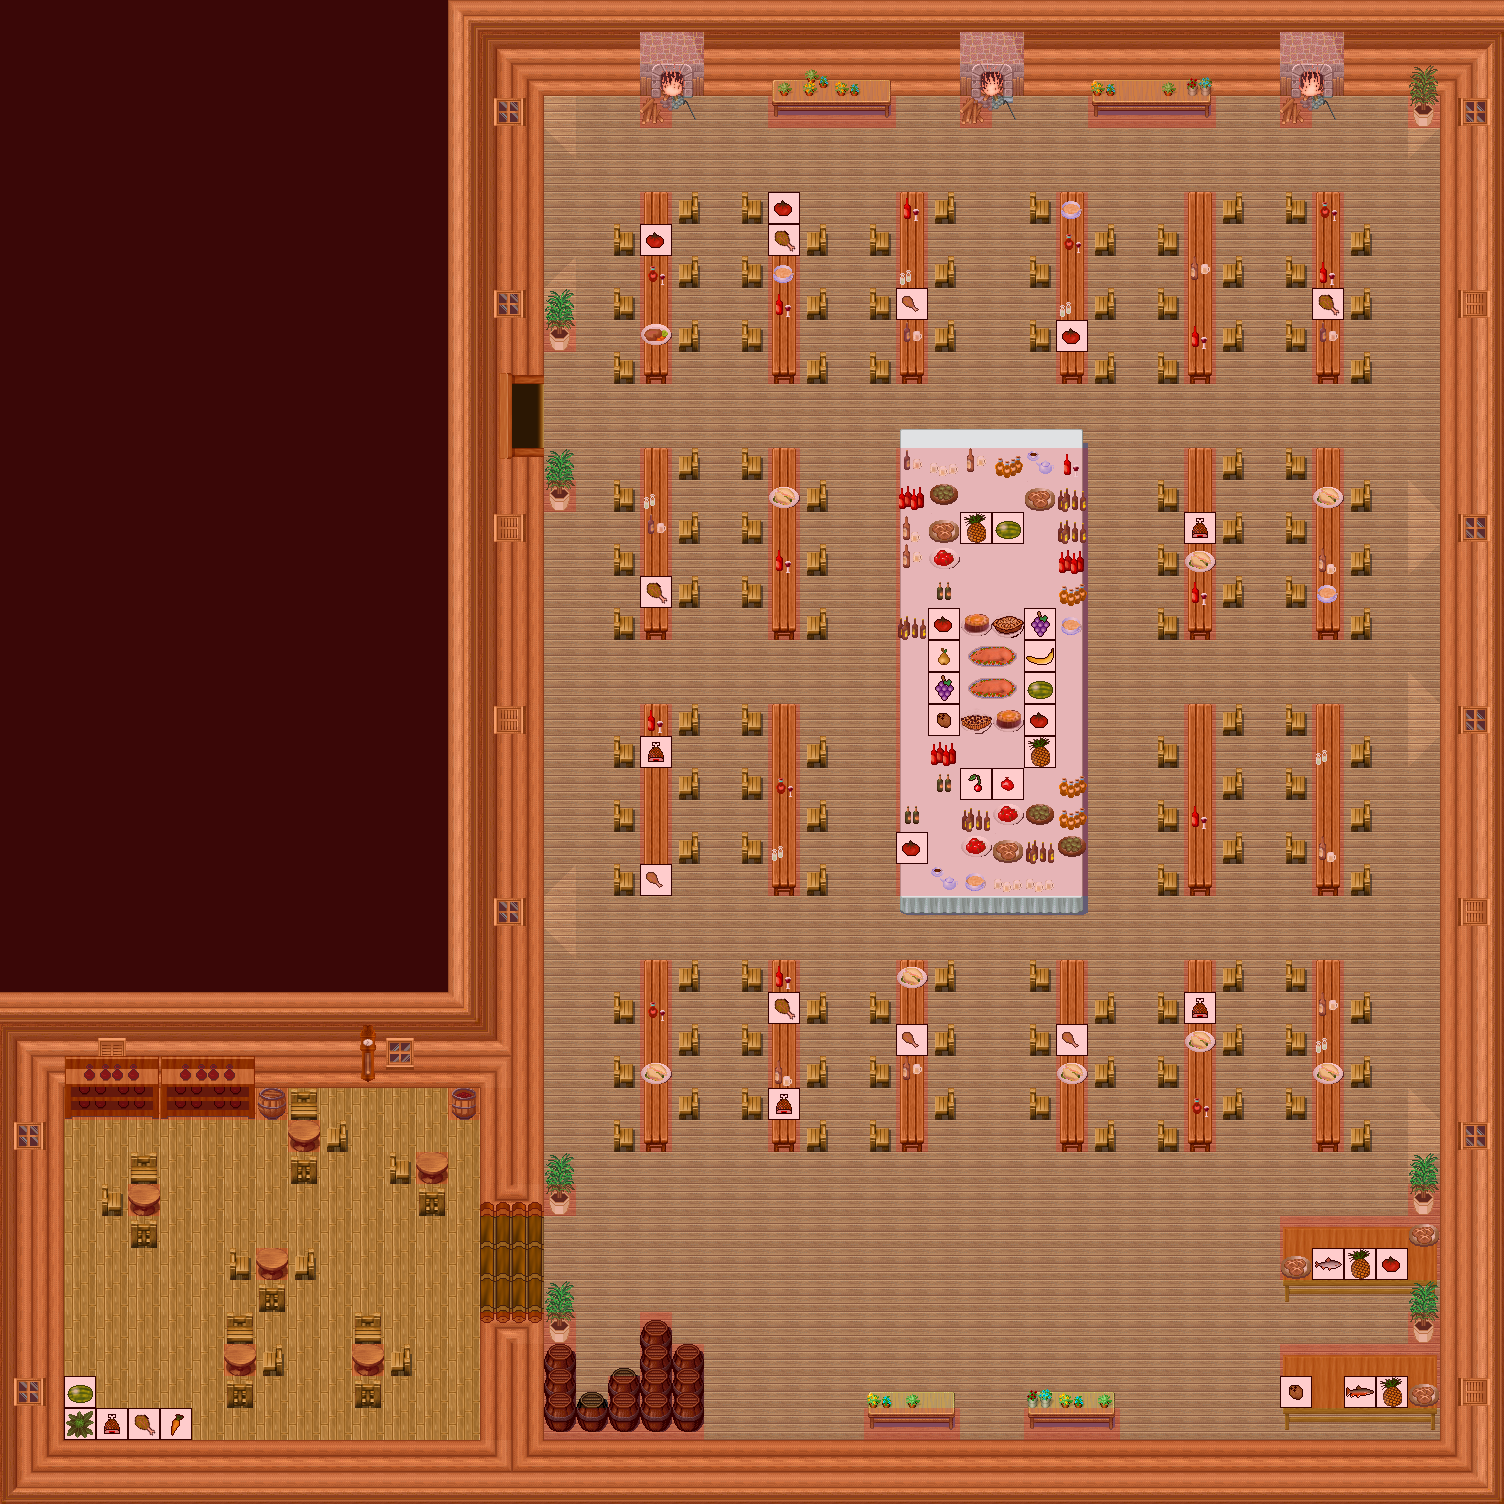

A level layout from a 2D game, rendered from its tile map. Below: a short description, then the map file with tile-grid data replaced by summaries:
An orthogonal 47x47 tile map with 32x32 px tiles, 7 tile layers (0_floor, 1_terrain, 2_object, 3_roof, ...), 1 hidden layer not drawn, 39 tilesets.

<map version="1.0" orientation="orthogonal" renderorder="right-down" width="47" height="47" tilewidth="32" tileheight="32" nextobjectid="1">
 <tileset firstgid="1" name="int_plazy" tilewidth="32" tileheight="32" tilecount="27" columns="3">
  <image source="../../tileset/pol/waly/int_plazy.png" width="96" height="288" />
 </tileset>
 <tileset firstgid="28" name="brown" tilewidth="32" tileheight="32" tilecount="5" columns="5">
  <image source="../../tileset/ground/brown.png" width="160" height="32" />
 </tileset>
 <tileset firstgid="33" name="floors_3" tilewidth="32" tileheight="32" tilecount="12" columns="6">
  <image source="../../tileset/ground/indoor/floors_3.png" width="192" height="64" />
 </tileset>
 <tileset firstgid="45" name="door_w" tilewidth="32" tileheight="32" tilecount="6" columns="2">
  <image source="../../tileset/building/door/door_w.png" width="64" height="96" />
 </tileset>
 <tileset firstgid="51" name="horizontal_dark" tilewidth="32" tileheight="32" tilecount="3" columns="1">
  <image source="../../tileset/ground/ladder/horizontal_dark.png" width="32" height="96" />
 </tileset>
 <tileset firstgid="54" name="protection" tilewidth="32" tileheight="32" tilecount="2" columns="2">
  <image source="../../tileset/logic/protection.png" width="64" height="32" />
 </tileset>
 <tileset firstgid="56" name="collision" tilewidth="32" tileheight="32" tilecount="1" columns="1">
  <image source="../../tileset/logic/collision.png" width="32" height="32" />
 </tileset>
 <tileset firstgid="57" name="wooden_pale" tilewidth="32" tileheight="32" tilecount="4" columns="2">
  <image source="../../tileset/furniture/chair/wooden_pale.png" width="64" height="64" />
 </tileset>
 <tileset firstgid="61" name="wooden_rectangular" tilewidth="32" tileheight="32" tilecount="9" columns="3">
  <image source="../../tileset/furniture/table/wooden_rectangular.png" width="96" height="96" />
 </tileset>
 <tileset firstgid="70" name="bench" tilewidth="32" tileheight="32" tilecount="3" columns="3">
  <image source="../../tileset/furniture/table/bench.png" width="96" height="32" />
 </tileset>
 <tileset firstgid="73" name="long_front_on" tilewidth="32" tileheight="32" tilecount="3" columns="1">
  <image source="../../tileset/furniture/table/long_front_on.png" width="32" height="96" />
 </tileset>
 <tileset firstgid="76" name="wooden" tilewidth="32" tileheight="32" tilecount="1" columns="1">
  <image source="../../tileset/furniture/table/wooden.png" width="32" height="32" />
 </tileset>
 <tileset firstgid="77" name="long_side_on_pale" tilewidth="32" tileheight="32" tilecount="3" columns="3">
  <image source="../../tileset/furniture/table/long_side_on_pale.png" width="96" height="32" />
 </tileset>
 <tileset firstgid="80" name="table_wooden_brown" tilewidth="32" tileheight="32" tilecount="9" columns="3">
  <image source="../../tileset/furniture/table/table_wooden_brown.png" width="96" height="96" />
 </tileset>
 <tileset firstgid="89" name="dark_bottle_shelf" tilewidth="32" tileheight="32" tilecount="6" columns="3">
  <image source="../../tileset/furniture/shelve/dark_bottle_shelf.png" width="96" height="64" />
 </tileset>
 <tileset firstgid="95" name="wooden_clock" tilewidth="32" tileheight="32" tilecount="6" columns="1">
  <image source="../../tileset/furniture/clock/wooden_clock.png" width="32" height="192" />
 </tileset>
 <tileset firstgid="101" name="meals_2" tilewidth="32" tileheight="32" tilecount="2" columns="1">
  <image source="../../tileset/item/food/meals_2.png" width="32" height="64" />
 </tileset>
 <tileset firstgid="103" name="pies" tilewidth="32" tileheight="32" tilecount="3" columns="3">
  <image source="../../tileset/item/food/pies.png" width="96" height="32" />
 </tileset>
 <tileset firstgid="106" name="piglet" tilewidth="32" tileheight="32" tilecount="2" columns="2">
  <image source="../../tileset/item/food/piglet.png" width="64" height="32" />
 </tileset>
 <tileset firstgid="108" name="rustic_meals" tilewidth="32" tileheight="32" tilecount="2" columns="2">
  <image source="../../tileset/item/food/rustic_meals.png" width="64" height="32" />
 </tileset>
 <tileset firstgid="110" name="bread" tilewidth="32" tileheight="32" tilecount="4" columns="4">
  <image source="../../tileset/item/food/bread.png" width="128" height="32" />
 </tileset>
 <tileset firstgid="114" name="meals_1" tilewidth="32" tileheight="32" tilecount="2" columns="2">
  <image source="../../tileset/item/food/meals_1.png" width="64" height="32" />
 </tileset>
 <tileset firstgid="116" name="barrels_1" tilewidth="32" tileheight="32" tilecount="8" columns="4">
  <image source="../../tileset/item/pot/barrels_1.png" width="128" height="64" />
 </tileset>
 <tileset firstgid="124" name="barrels_2" tilewidth="32" tileheight="32" tilecount="8" columns="4">
  <image source="../../tileset/item/pot/barrels_2.png" width="128" height="64" />
 </tileset>
 <tileset firstgid="132" name="bottles_and_cups" tilewidth="32" tileheight="32" tilecount="16" columns="4">
  <image source="../../tileset/item/drink/bottles_and_cups.png" width="128" height="128" />
 </tileset>
 <tileset firstgid="148" name="beczki" tilewidth="32" tileheight="32" tilecount="40" columns="8">
  <image source="../../tileset/pol/wyposazenie/beczki.png" width="256" height="160" />
 </tileset>
 <tileset firstgid="188" name="wood_fire" tilewidth="32" tileheight="32" tilecount="4" columns="2">
  <image source="../../tileset/pol/wyposazenie/wood_fire.png" width="64" height="64" />
 </tileset>
 <tileset firstgid="192" name="drewniany_stol_obrus" tilewidth="32" tileheight="32" tilecount="9" columns="3">
  <image source="../../tileset/pol/wyposazenie/stoly/drewniany_stol_obrus.png" width="96" height="96" />
 </tileset>
 <tileset firstgid="201" name="flames_half" tilewidth="32" tileheight="32" tilecount="12" columns="12">
  <image source="../../tileset/pol/oswietlenie/flames_half.png" width="384" height="32" />
 </tileset>
 <tileset firstgid="213" name="piec" tilewidth="32" tileheight="32" tilecount="4" columns="2">
  <image source="../../tileset/building/decoration/wood_fire.png" width="64" height="64" />
 </tileset>
 <tileset firstgid="217" name="kafle" tilewidth="32" tileheight="32" tilecount="80" columns="16">
  <image source="../../tileset/pol/domki/podloga/kafelki_rozne.png" width="512" height="160" />
 </tileset>
 <tileset firstgid="297" name="deski_kafle" tilewidth="32" tileheight="32" tilecount="16" columns="2">
  <image source="../../tileset/pol/domki/podloga/deski_kaflee.png" width="64" height="256" />
 </tileset>
 <tileset firstgid="313" name="fruits" tilewidth="32" tileheight="32" tilecount="10" columns="10">
  <image source="../../tileset/logic/item/fruits.png" width="320" height="32" />
 </tileset>
 <tileset firstgid="323" name="meat_and_fish" tilewidth="32" tileheight="32" tilecount="5" columns="5">
  <image source="../../tileset/logic/item/meat_and_fish.png" width="160" height="32" />
 </tileset>
 <tileset firstgid="328" name="vegetable" tilewidth="32" tileheight="32" tilecount="13" columns="13">
  <image source="../../tileset/logic/item/vegetable.png" width="416" height="32" />
 </tileset>
 <tileset firstgid="341" name="palma" tilewidth="32" tileheight="32" tilecount="2" columns="1">
  <image source="../../tileset/plant/indoor/oriental_plant.png" width="32" height="64" />
 </tileset>
 <tileset firstgid="343" name="drewniane_lawy" tilewidth="32" tileheight="32" tilecount="18" columns="6">
  <image source="../../tileset/pol/wyposazenie/stoly/drewniane_lawy.png" width="192" height="96" />
 </tileset>
 <tileset firstgid="361" name="kosz_kwiatow" tilewidth="32" tileheight="32" tilecount="4" columns="2">
  <image source="../../tileset/plant/indoor/small_flowerpots.png" width="64" height="64" />
 </tileset>
 <tileset firstgid="365" name="okna" tilewidth="32" tileheight="32" tilecount="16" columns="8">
  <image source="../../tileset/pol/domki/okna/window_drewno.png" width="256" height="64" />
 </tileset>
 <layer name="0_floor" width="47" height="47">
  <data>[2209 cells, 2209 non-empty, 10 distinct tile ids]</data>
 </layer>
 <layer name="1_terrain" width="47" height="47">
  <data>[2209 cells, 832 non-empty, 48 distinct tile ids]</data>
 </layer>
 <layer name="2_object" width="47" height="47">
  <data>[2209 cells, 240 non-empty, 81 distinct tile ids]</data>
 </layer>
 <layer name="3_roof" width="47" height="47">
  <data>[2209 cells, 28 non-empty, 14 distinct tile ids]</data>
 </layer>
 <layer name="4_roof_add" width="47" height="47">
  <data>[2209 cells, 5 non-empty, 3 distinct tile ids]</data>
 </layer>
 <layer name="objects" width="47" height="47">
  <data>[2209 cells, 40 non-empty, 16 distinct tile ids]</data>
 </layer>
 <layer name="collision" width="47" height="47" opacity="0.2">
  <data>[2209 cells, 1162 non-empty, 1 distinct tile ids]</data>
 </layer>
 <layer name="protection" width="47" height="47" visible="0" opacity="0.3">
  <data>[2209 cells, 2209 non-empty, 1 distinct tile ids]</data>
 </layer>
</map>
